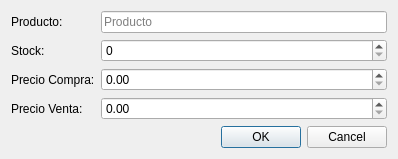
<?xml version="1.0" encoding="UTF-8"?>
<ui version="4.0">
 <class>AgregarP</class>
 <widget class="QDialog" name="AgregarP">
  <property name="geometry">
   <rect>
    <x>0</x>
    <y>0</y>
    <width>398</width>
    <height>154</height>
   </rect>
  </property>
  <property name="windowTitle">
   <string>Agregar Producto</string>
  </property>
  <property name="windowIcon">
   <iconset resource="source.qrc">
    <normaloff>:/new/prefix1/Logo.png</normaloff>:/new/prefix1/Logo.png</iconset>
  </property>
  <layout class="QGridLayout" name="gridLayout">
   <item row="2" column="1">
    <widget class="QDoubleSpinBox" name="doubleSpinBox">
     <property name="maximum">
      <double>999999.989999999990687</double>
     </property>
    </widget>
   </item>
   <item row="4" column="1">
    <widget class="QDialogButtonBox" name="buttonBox">
     <property name="orientation">
      <enum>Qt::Horizontal</enum>
     </property>
     <property name="standardButtons">
      <set>QDialogButtonBox::Cancel|QDialogButtonBox::Ok</set>
     </property>
    </widget>
   </item>
   <item row="0" column="1">
    <widget class="QLineEdit" name="lineEdit">
     <property name="placeholderText">
      <string>Producto</string>
     </property>
    </widget>
   </item>
   <item row="2" column="0">
    <widget class="QLabel" name="label_3">
     <property name="text">
      <string>Precio Compra:</string>
     </property>
    </widget>
   </item>
   <item row="1" column="0">
    <widget class="QLabel" name="label_2">
     <property name="text">
      <string>Stock:</string>
     </property>
    </widget>
   </item>
   <item row="0" column="0">
    <widget class="QLabel" name="label">
     <property name="text">
      <string>Producto:</string>
     </property>
    </widget>
   </item>
   <item row="1" column="1">
    <widget class="QSpinBox" name="spinBox">
     <property name="maximum">
      <number>999999</number>
     </property>
    </widget>
   </item>
   <item row="3" column="0">
    <widget class="QLabel" name="label_4">
     <property name="text">
      <string>Precio Venta:</string>
     </property>
    </widget>
   </item>
   <item row="3" column="1">
    <widget class="QDoubleSpinBox" name="doubleSpinBox_2">
     <property name="maximum">
      <double>999999.989999999990687</double>
     </property>
    </widget>
   </item>
  </layout>
 </widget>
 <tabstops>
  <tabstop>lineEdit</tabstop>
  <tabstop>spinBox</tabstop>
  <tabstop>doubleSpinBox</tabstop>
  <tabstop>doubleSpinBox_2</tabstop>
 </tabstops>
 <resources>
  <include location="source.qrc"/>
 </resources>
 <connections>
  <connection>
   <sender>buttonBox</sender>
   <signal>accepted()</signal>
   <receiver>AgregarP</receiver>
   <slot>accept()</slot>
   <hints>
    <hint type="sourcelabel">
     <x>263</x>
     <y>135</y>
    </hint>
    <hint type="destinationlabel">
     <x>48</x>
     <y>123</y>
    </hint>
   </hints>
  </connection>
  <connection>
   <sender>buttonBox</sender>
   <signal>rejected()</signal>
   <receiver>AgregarP</receiver>
   <slot>close()</slot>
   <hints>
    <hint type="sourcelabel">
     <x>347</x>
     <y>135</y>
    </hint>
    <hint type="destinationlabel">
     <x>63</x>
     <y>149</y>
    </hint>
   </hints>
  </connection>
 </connections>
</ui>
